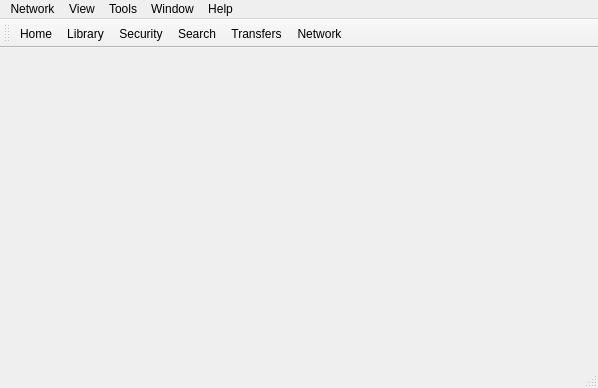
<ui version="4.0" >
 <class>MainWindow</class>
 <widget class="QMainWindow" name="MainWindow" >
  <property name="geometry" >
   <rect>
    <x>0</x>
    <y>0</y>
    <width>598</width>
    <height>388</height>
   </rect>
  </property>
  <property name="windowTitle" >
   <string>MainWindow</string>
  </property>
  <widget class="QWidget" name="centralwidget" />
  <widget class="QMenuBar" name="menubar" >
   <property name="geometry" >
    <rect>
     <x>0</x>
     <y>0</y>
     <width>598</width>
     <height>23</height>
    </rect>
   </property>
   <widget class="QMenu" name="menuNetwork" >
    <property name="title" >
     <string>Network</string>
    </property>
    <addaction name="actionExit" />
   </widget>
   <widget class="QMenu" name="menuView" >
    <property name="title" >
     <string>View</string>
    </property>
    <addaction name="actionHome" />
    <addaction name="actionLibrary" />
    <addaction name="actionSecurity" />
    <addaction name="actionSearch" />
    <addaction name="actionTransfers" />
    <addaction name="actionNetwork" />
   </widget>
   <widget class="QMenu" name="menuWindow" >
    <property name="title" >
     <string>Window</string>
    </property>
    <addaction name="actionLock_Items" />
   </widget>
   <widget class="QMenu" name="menuTools" >
    <property name="title" >
     <string>Tools</string>
    </property>
    <addaction name="actionOpen_Torrent" />
    <addaction name="actionSeed_Torrent" />
    <addaction name="actionOpen_URL" />
    <addaction name="separator" />
    <addaction name="actionSettings" />
   </widget>
   <widget class="QMenu" name="menuHelp" >
    <property name="title" >
     <string>Help</string>
    </property>
    <addaction name="actionAbout" />
   </widget>
   <addaction name="menuNetwork" />
   <addaction name="menuView" />
   <addaction name="menuTools" />
   <addaction name="menuWindow" />
   <addaction name="menuHelp" />
  </widget>
  <widget class="QStatusBar" name="statusbar" />
  <widget class="QToolBar" name="toolBar" >
   <property name="windowTitle" >
    <string>toolBar</string>
   </property>
   <attribute name="toolBarArea" >
    <enum>TopToolBarArea</enum>
   </attribute>
   <attribute name="toolBarBreak" >
    <bool>false</bool>
   </attribute>
   <addaction name="actionHome" />
   <addaction name="actionLibrary" />
   <addaction name="actionSecurity" />
   <addaction name="actionSearch" />
   <addaction name="actionTransfers" />
   <addaction name="actionNetwork" />
  </widget>
  <action name="actionExit" >
   <property name="text" >
    <string>Exit</string>
   </property>
  </action>
  <action name="actionHome" >
   <property name="text" >
    <string>Home</string>
   </property>
  </action>
  <action name="actionLibrary" >
   <property name="text" >
    <string>Library</string>
   </property>
  </action>
  <action name="actionSearch" >
   <property name="text" >
    <string>Search</string>
   </property>
  </action>
  <action name="actionTransfers" >
   <property name="text" >
    <string>Transfers</string>
   </property>
  </action>
  <action name="actionNetwork" >
   <property name="text" >
    <string>Network</string>
   </property>
  </action>
  <action name="actionSecurity" >
   <property name="text" >
    <string>Security</string>
   </property>
  </action>
  <action name="actionAbout" >
   <property name="text" >
    <string>About</string>
   </property>
  </action>
  <action name="actionLock_Items" >
   <property name="text" >
    <string>Lock Items</string>
   </property>
  </action>
  <action name="actionOpen_Torrent" >
   <property name="text" >
    <string>Open Torrent</string>
   </property>
  </action>
  <action name="actionSeed_Torrent" >
   <property name="text" >
    <string>Seed Torrent</string>
   </property>
  </action>
  <action name="actionOpen_URL" >
   <property name="text" >
    <string>Open URL</string>
   </property>
  </action>
  <action name="actionSettings" >
   <property name="text" >
    <string>Settings</string>
   </property>
  </action>
 </widget>
 <resources/>
 <connections/>
</ui>
